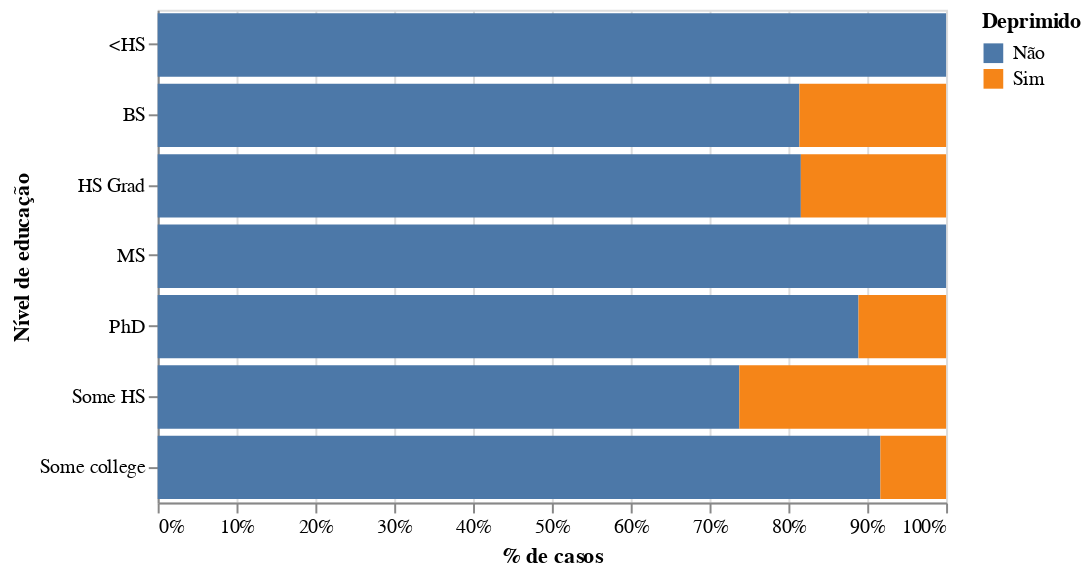

Source (notebook cell):
### Code cell
#Quantidade de pessoas deprimidas por nível de educação - PROPORCIONAL

alt.Chart(df).mark_bar().encode(
    x=alt.X('count(cases)', stack="normalize", title='% de casos'),
    y=alt.Y('educat:N',title='Nível de educação'),
    color=alt.Color('cases:N',title='Deprimido'),
    tooltip=['count(cases)','educat']
).properties(
    width=400,
    height=250)

### Figure 1 — Vega-Lite specification as saved in the notebook (floating-point values rounded to 4 significant figures; data arrays with more than 128 entries replaced by an {"elided": "..."} marker saying what was removed)
{"config": {"view": {"continuousWidth": 400, "continuousHeight": 300}}, "data": {"name": "data-06409d8ff8c2ee05e2614cd49525f90d"}, "mark": "bar", "encoding": {"color": {"type": "nominal", "field": "cases", "title": "Deprimido"}, "tooltip": [{"type": "nominal", "aggregate": "count", "field": "cases"}, {"type": "nominal", "field": "educat"}], "x": {"type": "nominal", "aggregate": "count", "field": "cases", "stack": "normalize", "title": "% de casos"}, "y": {"type": "nominal", "field": "educat", "title": "Nível de educação"}}, "height": 250, "width": 400, "$schema": "https://vega.github.io/schema/vega-lite/v4.8.1.json", "datasets": {"data-06409d8ff8c2ee05e2614cd49525f90d": {"elided": "294 records"}}}
